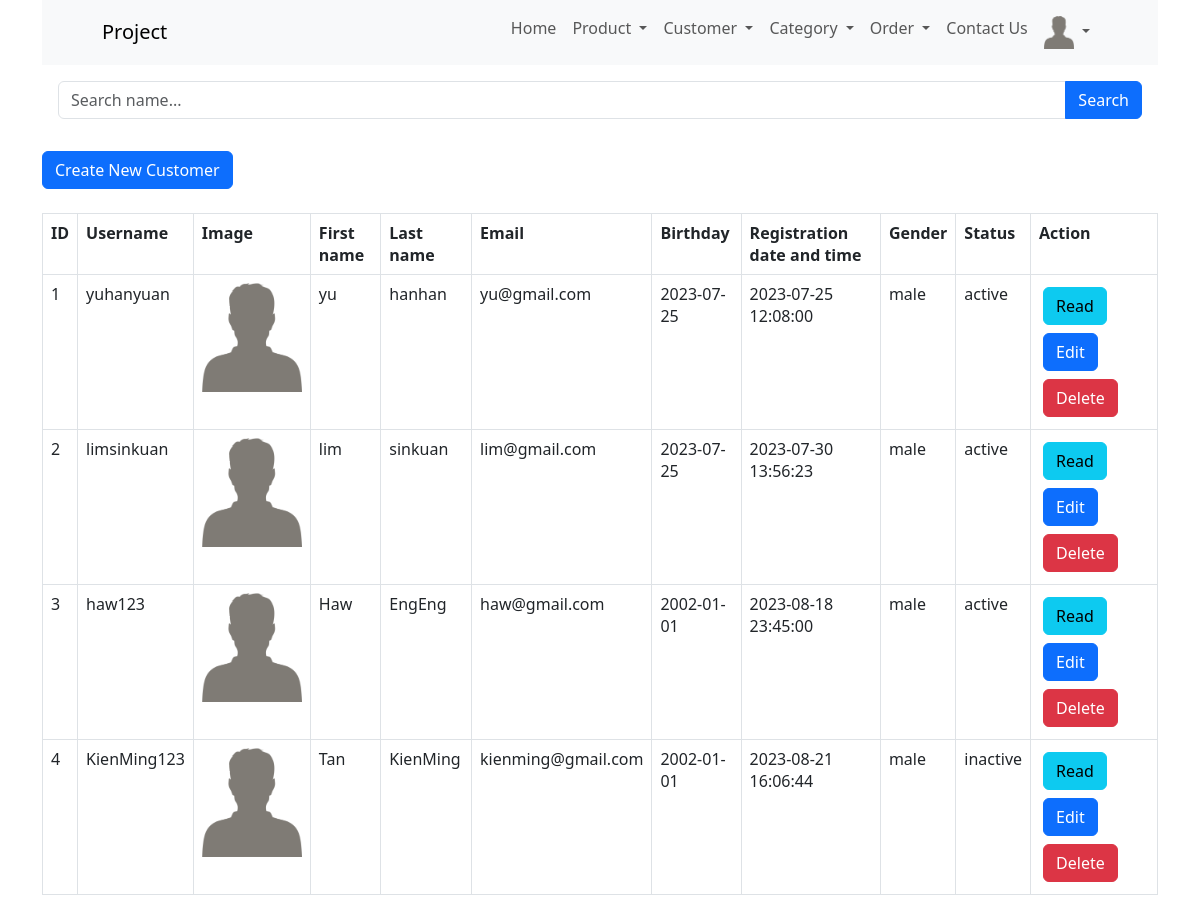
The app's page /customer_read.php (signed in) with its own data.
### tables this page shows
CREATE TABLE IF NOT EXISTS `customers` (
  `user_id` int NOT NULL AUTO_INCREMENT,
  `username` varchar(20) NOT NULL,
  `image` varchar(100) NOT NULL DEFAULT 'default_user.png',
  `first_name` varchar(20) NOT NULL,
  `last_name` varchar(20) NOT NULL,
  `password` text NOT NULL,
  `email` varchar(30) NOT NULL,
  `date_of_birth` date NOT NULL,
  `registration_date_time` datetime NOT NULL DEFAULT CURRENT_TIMESTAMP ON UPDATE CURRENT_TIMESTAMP,
  `gender` enum('male','female') NOT NULL,
  `status` enum('active','inactive') NOT NULL DEFAULT 'active',
  PRIMARY KEY (`user_id`),
  UNIQUE KEY `username` (`username`)
);

### customer_read.php (the view, shortened to what this page needs)
<html lang="en">
<head>
    <link href="https://cdn.jsdelivr.net/npm/bootstrap@5.3.0/dist/css/bootstrap.min.css" rel="stylesheet">
</head>
<body>
    <div class="container">
        <?php
        include 'menu/menu.php';
        ?>
        <?php
        include 'config/database.php';
        $searchKeyword = isset($_GET['search']) ? $_GET['search'] : '';
        $query = "SELECT image, user_id, username, first_name, last_name, date_of_birth, registration_date_time, email, gender, status FROM customers";
        $query .= " ORDER BY user_id ASC";
        $stmt = $con->prepare($query);
        $stmt->execute();
        $num = $stmt->rowCount();
        echo '<div class="p-3">
            <form method="GET" action="">
                <div class="input-group mb-3">
                    <input type="text" class="form-control" name="search" placeholder="Search name..." value="' . str_replace('%', '', $searchKeyword) . '">
                    <button class="btn btn-primary" type="submit">Search</button>
                </div>
            </form>
        </div>';
        echo "<div><a href='customer_create.php' class='btn btn-primary m-b-1em'>Create New Customer</a></div>" . "<br>";
        if ($num > 0) {
            echo "<table id='customer_table' class='table table-hover table-responsive table-bordered'>";
            echo "<tr>";
            echo "<th>ID</th>";
            echo "<th>Username</th>";
            echo "<th>Image</th>";
            echo "<th>First name</th>";
            echo "<th>Last name</th>";
            echo "<th>Email</th>";
            echo "<th>Birthday</th>";
            echo "<th>Registration date and time</th>";
            echo "<th>Gender</th>";
            echo "<th>Status</th>";
            echo "<th>Action</th>";
            echo "</tr>";
            while ($row = $stmt->fetch(PDO::FETCH_ASSOC)) {
                extract($row);
                echo "<tr>";
                echo "<td>{$user_id}</td>";
                echo "<td>{$username}</td>";
                echo "<td><img src='uploads/{$image}' alt='{$username}' width='100px'</td>";
                echo "<td>{$first_name}</td>";
                echo "<td>{$last_name}</td>";
                echo "<td>{$email}</td>";
                echo "<td>{$date_of_birth}</td>";
                echo "<td>{$registration_date_time}</td>";
                echo "<td>{$gender}</td>";
                echo "<td>{$status}</td>";
                echo "<td>";
                echo "<a href='customer_read_one.php?id={$user_id}' class='btn btn-info m-r-1em m-1'>Read</a>";
                echo "<a href='customer_update.php?id={$user_id}' class='btn btn-primary m-r-1em m-1'>Edit</a>";
                echo "<a href='#' onclick='delete_customer({$user_id});'  class='btn btn-danger m-1'>Delete</a>";
                echo "</td>";
                echo "</tr>";
            }
            echo "</table>";
        } else {
            echo "<div class='alert alert-danger'>No records found.</div>";
        }
        ?>
    </div>
</body>
</html>

### records on screen
customers: user_id "1", username "yuhanyuan", image (placeholder picture), first_name "yu", last_name "hanhan", email "yu@gmail.com", date_of_birth "2023-07-25", registration_date_time "2023-07-25 12:08:00", gender "male", status "active"
customers: user_id "2", username "limsinkuan", image (placeholder picture), first_name "lim", last_name "sinkuan", email "lim@gmail.com", date_of_birth "2023-07-25", registration_date_time "2023-07-30 13:56:23", gender "male", status "active"
customers: user_id "3", username "haw123", image (placeholder picture), first_name "Haw", last_name "EngEng", email "haw@gmail.com", date_of_birth "2002-01-01", registration_date_time "2023-08-18 23:45:00", gender "male", status "active"
customers: user_id "4", username "KienMing123", image (placeholder picture), first_name "Tan", last_name "KienMing", email "kienming@gmail.com", date_of_birth "2002-01-01", registration_date_time "2023-08-21 16:06:44", gender "male", status "inactive"
